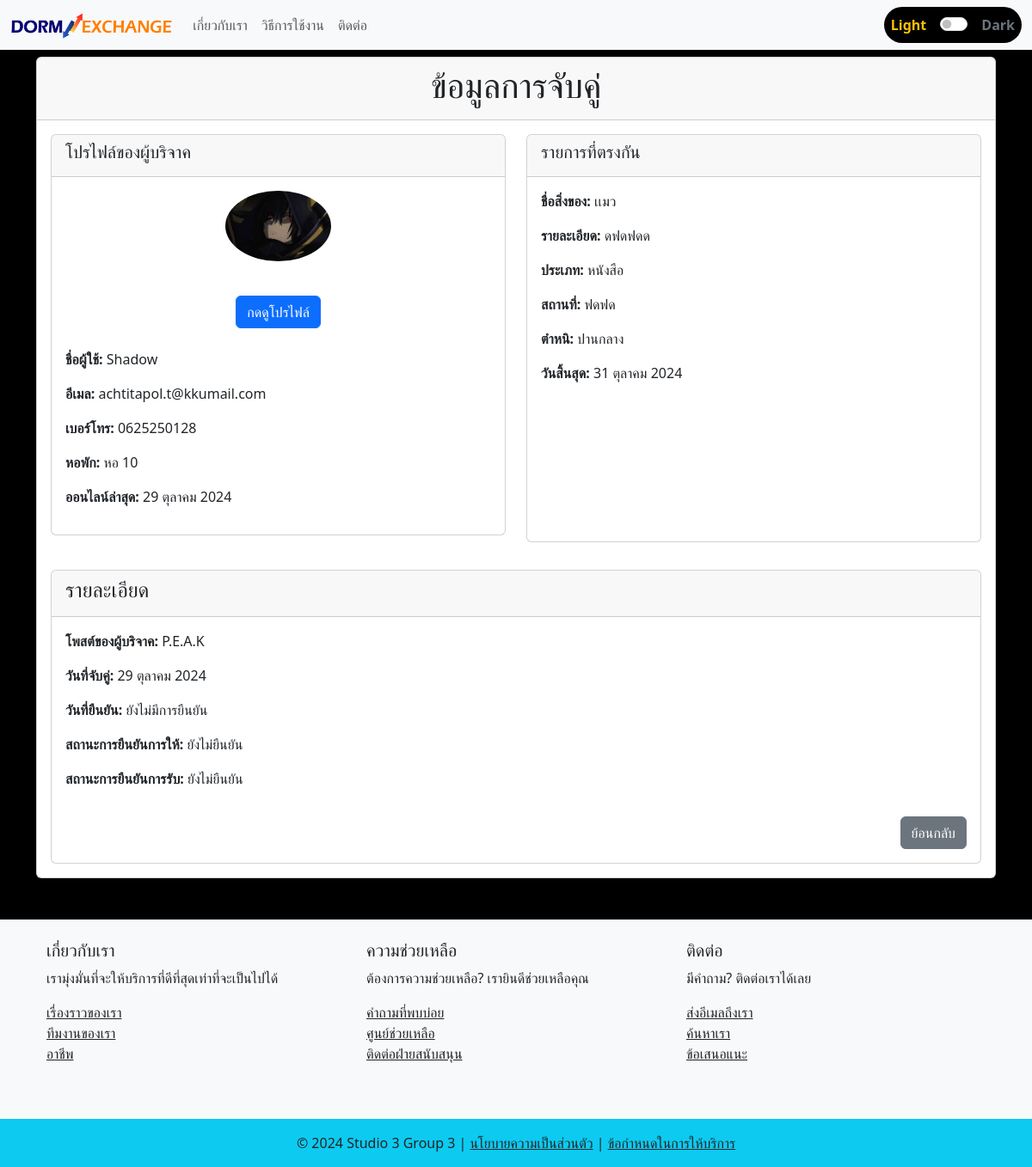
The page /match_info_giver/28/ on the database its author committed.
### myapp/models.py (models this page shows, shortened)
class MatchPost(models.Model):
    match_ID = models.AutoField(primary_key=True)
    giver_post = models.ForeignKey(PostGiver, on_delete=models.CASCADE)
    receiver_post = models.ForeignKey(PostReceiver, on_delete=models.CASCADE)
    match_date = models.DateTimeField(default=timezone.now)
    confirmation_date = models.DateTimeField(null=True, blank=True)
    is_giver_confirm = models.BooleanField(default=False)
    is_receiver_confirm = models.BooleanField(default=False)

class PostReceiver(models.Model):
    post_ID = models.AutoField(primary_key=True)
    stuff_name = models.CharField(max_length=50)
    categories = models.CharField(max_length=50, choices=CATEGORIES)
    description = models.TextField()
    defect = models.CharField(max_length=50, choices=DEFECT)
    user_profile = models.ForeignKey(UserProfile, on_delete=models.CASCADE)
    place = models.TextField()
    date_limit = models.DateField()
    created_at = models.DateTimeField(default=timezone.now)
    updated_at = models.DateTimeField(auto_now=True)
    is_matched = models.BooleanField(default=False)
    is_confirm = models.BooleanField(default=False)

class UserProfile(models.Model):
    user = models.OneToOneField(User, on_delete=models.CASCADE, related_name="profile")
    profile_picture = models.ImageField(
        upload_to="profile_pictures/", blank=True, null=True
    )
    dorm = models.CharField(max_length=100)
    phone_number = models.IntegerField()
    student_ID = models.IntegerField()

class PostGiver(models.Model):
    post_ID = models.AutoField(primary_key=True)
    stuff_name = models.CharField(max_length=50)
    categories = models.CharField(max_length=50, choices=CATEGORIES)
    stuff_picture = models.ImageField(upload_to="stuff_picture/", blank=True, null=True)
    description = models.TextField()
    defect = models.CharField(max_length=50, choices=DEFECT)
    user_profile = models.ForeignKey(UserProfile, on_delete=models.CASCADE)
    place = models.TextField()
    date_limit = models.DateField()
    created_at = models.DateTimeField(default=timezone.now)
    updated_at = models.DateTimeField(auto_now=True)
    is_matched = models.BooleanField(default=False)
    is_confirm = models.BooleanField(default=False)

### myapp/views.py (the view)
# urls.py: path('match_info_giver/<int:match_id>/', views.match_info_giver, name='match_info_giver'),
def match_info_giver(request, match_id):
    match = get_object_or_404(MatchPost, match_ID=match_id)
    context = {
        'match': match,
    }
    return render(request, 'myweb/match_info_giver.html', context)

### myapp/templatetags/form_tags.py (called while the page is built)
@register.filter
def date_thai(date):
    if not date:
        return ""
    return f"{date.day} {MONTHS_TH[date.month - 1]} {date.year}"

### myapp/templates/myweb/match_info_giver.html (shortened to what this page needs)
{% extends 'myweb/base.html' %}
{% load static %}
{% load form_tags %}
{% block background_style %}
background-color: rgba(0, 0, 0);
{% endblock %}
{% block content %}
<div class="card mt-2">
    <div class="card-header text-center">
        <h1>ข้อมูลการจับคู่</h1>
    </div>
    <div class="card-body">
        <div class="row">
            <div class="col-md-6 mb-4">
                <div class="card h-100">
                    <div class="card-header">
                        <h5>โปรไฟล์ของผู้บริจาค</h5>
                    </div>
                    <div class="card-body">
                        <div class="text-center">
                            {% if match.receiver_post.user_profile.profile_picture %}
                                <img src="{{ match.receiver_post.user_profile.profile_picture.url }}"
                                     alt="Profile Picture"
                                     class="img-fluid rounded-circle profile-img"
                                     style="max-width: 25%;">
                            {% else %}
                                <img src="{% static 'images/default_stuff.png' %}"
                                     alt="Default Picture"
                                     class="img-fluid profile-img"
                                     style="max-width: 25%;">
                            {% endif %}
                        </div>
                        <div class="text-center mb-4 mt-4">
                            <a href="{% url 'profile' match.receiver_post.user_profile.id %}"
                               class="btn btn-primary mt-3">กดดูโปรไฟล์</a>
                        </div>
                        <p><strong>ชื่อผู้ใช้:</strong> {{ match.receiver_post.user_profile.user.username }}</p>
                        <p><strong>อีเมล:</strong> {{ match.receiver_post.user_profile.user.email }}</p>
                        <p><strong>เบอร์โทร:</strong> 0{{ match.receiver_post.user_profile.phone_number }}</p>
                        <p><strong>หอพัก:</strong> {{ match.receiver_post.user_profile.dorm }}</p>
                        <p><strong>ออนไลน์ล่าสุด:</strong> {{ match.receiver_post.user_profile.user.last_login|date_thai }}</p>
                    </div>
                </div>
            </div>
            <div class="col-md-6 mb-3">
                <div class="card h-100">
                    <div class="card-header">
                        <h5>รายการที่ตรงกัน</h5>
                    </div>
                    <div class="card-body">
                        <p><strong>ชื่อสิ่งของ:</strong> {{ match.receiver_post.stuff_name }}</p>
                        <p><strong>รายละเอียด:</strong> {{ match.receiver_post.description }}</p>
                        <p><strong>ประเภท:</strong> {{ match.receiver_post.categories }}</p>
                        <p><strong>สถานที่:</strong> {{ match.receiver_post.place }}</p>
                        <p><strong>ตำหนิ:</strong> {{ match.receiver_post.defect }}</p>
                        <p><strong>วันสิ้นสุด:</strong> {{ match.receiver_post.date_limit|date_thai }}</p>
                    </div>
                </div>
            </div>
        </div>
    </div>
    <div class="card mx-3 mb-3">
        <div class="card-header">
            <h4>รายละเอียด</h4>
        </div>
        <div class="card-body">
            <p><strong>โพสต์ของผู้บริจาค:</strong> {{ match.giver_post.user_profile.user.username }}</p>
            <p><strong>วันที่จับคู่:</strong> {{ match.match_date|date_thai }}</p>
            <p><strong>วันที่ยืนยัน:</strong>
                {% if match.confirmation_date %}
                    {{ match.confirmation_date|date_thai }}
                {% else %}
                    ยังไม่มีการยืนยัน
                {% endif %}
            </p>
            <p><strong>สถานะการยืนยันการให้:</strong>
                {% if match.is_giver_confirm %}
                    ยืนยันแล้ว
                {% else %}
                    ยังไม่ยืนยัน
                {% endif %}
            </p>
            <p><strong>สถานะการยืนยันการรับ:</strong>
                {% if match.is_receiver_confirm %}
                    ยืนยันแล้ว
                {% else %}
                    ยังไม่ยืนยัน
                {% endif %}
            </p>
            <div class="text-end">
                <a href="javascript:history.back()" class="btn btn-secondary mt-3">ย้อนกลับ</a>
            </div>
        </div>
    </div>
</div>
{% endblock %}

### myapp/templates/myweb/base.html (style rules this page uses)
body { transition: background-color 0.6s ease, color 0.6s ease; }
a { transition: color 0.5s ease; }

### rows shown on the page
MatchPost: receiver_post.user_profile.profile_picture (picture), receiver_post.user_profile.user.username "Shadow", receiver_post.user_profile.user.email "achtitapol.t@kkumail.com", receiver_post.user_profile.phone_number "625250128", receiver_post.user_profile.dorm "หอ 10", receiver_post.user_profile.user.last_login "29 ตุลาคม 2024", receiver_post.stuff_name "เเมว", receiver_post.description "ดฟดฟดด", receiver_post.categories "หนังสือ", receiver_post.place "ฟดฟด", receiver_post.defect "ปานกลาง", receiver_post.date_limit "31 ตุลาคม 2024", giver_post.user_profile.user.username "P.E.A.K", match_date "29 ตุลาคม 2024"
